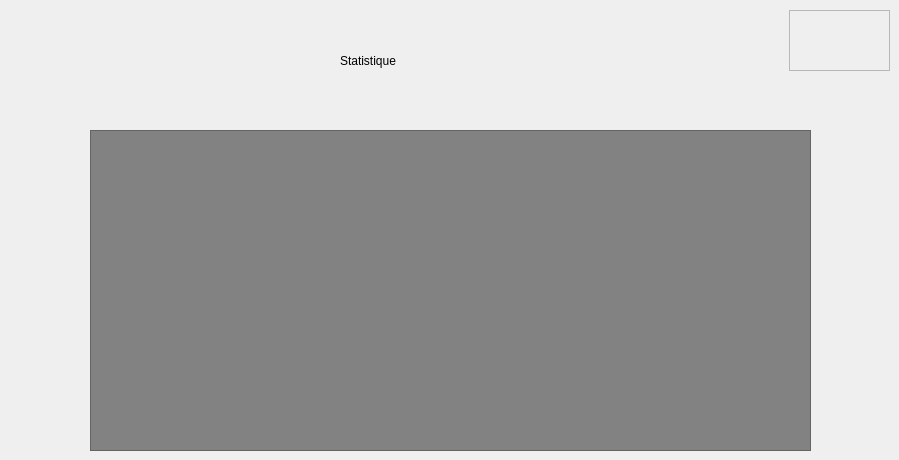
    <widget class="QWidget" name="statistique">
     <attribute name="title">
      <string>Page</string>
     </attribute>
     <widget class="QLabel" name="label_3">
      <property name="geometry">
       <rect>
        <x>340</x>
        <y>30</y>
        <width>301</width>
        <height>61</height>
       </rect>
      </property>
      <property name="styleSheet">
       <string notr="true">font: 16pt &quot;MS Shell Dlg 2&quot;;</string>
      </property>
      <property name="text">
       <string>Statistique</string>
      </property>
      <property name="margin">
       <number>50</number>
      </property>
     </widget>
     <widget class="QFrame" name="frame_3">
      <property name="geometry">
       <rect>
        <x>90</x>
        <y>130</y>
        <width>721</width>
        <height>321</height>
       </rect>
      </property>
      <property name="styleSheet">
       <string notr="true">image: url(:/img/stats.png);
alternate-background-color: rgb(255, 255, 255);
background-color: rgb(130, 130, 130);</string>
      </property>
      <property name="frameShape">
       <enum>QFrame::StyledPanel</enum>
      </property>
      <property name="frameShadow">
       <enum>QFrame::Raised</enum>
      </property>
     </widget>
     <widget class="QFrame" name="frame_8">
      <property name="geometry">
       <rect>
        <x>789</x>
        <y>10</y>
        <width>101</width>
        <height>61</height>
       </rect>
      </property>
      <property name="styleSheet">
       <string notr="true">image: url(:/img/273748291_4587502171372904_7310387823936526442_n.png);</string>
      </property>
      <property name="frameShape">
       <enum>QFrame::StyledPanel</enum>
      </property>
      <property name="frameShadow">
       <enum>QFrame::Raised</enum>
      </property>
     </widget>
    </widget>
